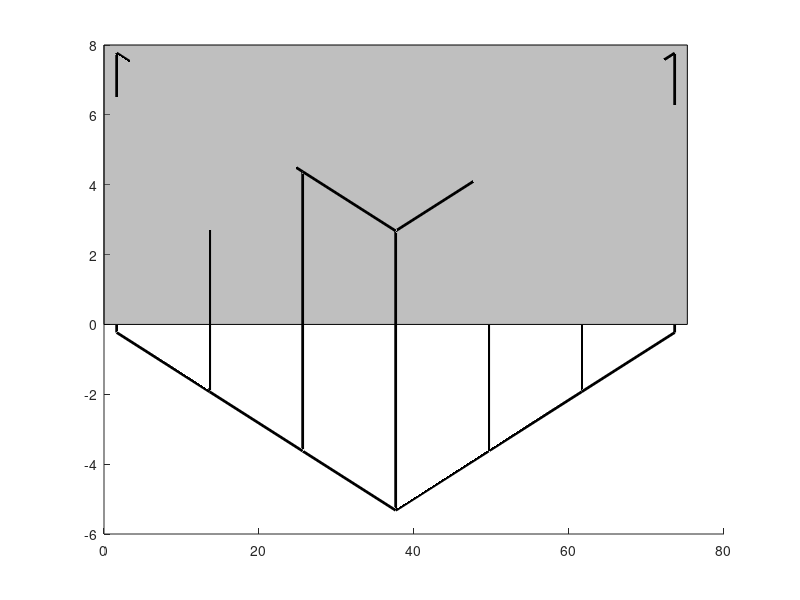

Reproduce this figure in MATLAB. (Note: this script raises an error after producing the figure.)
function fig = shapePontsMarne(plateDim, sensorsPos, sensorsDir, shape, figTitle)
%COMPLEXSHAPEPLOTDEFAULT Summary of this function goes here
%   Detailed explanation goes here

displayChannelNb = false;
horizontalInterp = 'lin'; % 'none' 'lin', 'quad';
shapeCoeff = 10;


if nargin < 4
    warning('shape mising');
    
    L = 74 + 2*(0.51+0.125);
    l = 8 + 2*0;
    D = 12;
    plateDim = [L, l];
    sensorsPos = [L/2-2*D, 0;L/2-1*D, 0;L/2, 0;L/2+1*D, 0;L/2+2*D, 0;L/2+3*D, 0;L/2-3*D, l;L/2-2*D, l;L/2-1*D, l;L/2, l;L/2+1*D, l;L/2+2*D, l;L/2+3*D, l;L/2-3*D, 0;L/2, 0];
    sensorsDir = [0, 0, 1;0, 0, 1;0, 0, 1;0, 0, 1;0, 0, 1;0, 0, 1;0, 0, 1;0, 0, 1;0, 0, 1;0, 0, 1;0, 0, 1;0, 0, 1;0, 0, 1;0, 0, 1;0, 1, 0];
    shape = randn(1, 15);
    shape = shape / norm(shape);
end

if nargin < 5
    figTitle = '';
end

if any(~isreal(shape))
    error(' ');
end


if length(shape) ~= size(sensorsPos, 1)
    warning(sprintf('Mode shape dimensions: %u (%u expected)', [length(shape), size(sensorsPos, 1)]));
end

if size(shape, 1) == 1
    shape = shape.';
end


shape = shapeCoeff*shape;
shape = 0.15 * max(plateDim)/(max(shape) - min(shape)) * shape;


%% mise en forme surface

indSensVert = sensorsDir(:, 3) == 1; % capteurs verticaux
indSensHor = find(sensorsDir(:, 2) == 1); % capteur horizontal

indSensLeft = find(indSensVert & sensorsPos(:, 2) <= mean(sensorsPos(indSensVert, 2))); % capteurs verticaux amont
indSensRight = find(indSensVert & sensorsPos(:, 2) > mean(sensorsPos(indSensVert, 2))); % capteurs verticaux aval

[~, I] = sort(sensorsPos(indSensLeft, 1)); % tri croissant
% sensorsPos(indSensLeft, 1) = sensorsPos(indSensLeft(I), 1);
indSensLeft = indSensLeft(I);
[~, I] = sort(sensorsPos(indSensRight, 1)); % tri croissant
% sensorsPos(indSensRight, 1) = sensorsPos(indSensRight(I), 1);
indSensRight = indSensRight(I);

posSensX = [sensorsPos(indSensLeft, 1), sensorsPos(indSensRight, 1)];
posSensY = [sensorsPos(indSensLeft, 2), sensorsPos(indSensRight, 2)];

%% interpolation deplacement horizontal

switch horizontalInterp
    case 'none'
        horInterpFunc = @(X) zeros(size(X));
    case 'lin'
        L = plateDim(1);
        x0 = sensorsPos(indSensHor, 1);
        y0 = shape(indSensHor);
        horInterpFunc = @(X) y0/x0 * X .* (X<=x0) - y0/(L-x0) * (X-L) .* (X>x0);
    case 'quad'
        L = plateDim(1);
        x0 = sensorsPos(indSensHor, 1);
        y0 = shape(indSensHor);
        coeffA = y0/(x0^2-L*x0);
        coeffB = -L*coeffA;
        horInterpFunc = @(X) coeffA*X.^2 + coeffB*X;
end

%% calcul surface

posSensZ = [shape(indSensLeft), shape(indSensRight)];

posSensY = posSensY + horInterpFunc(posSensX);


%% plot
n = length(shape);

fig = figure('Name', figTitle);
set(fig, 'Position', get(fig, 'Position') .* [1 1 1.2 0.9]);
ax = axes(fig);
hold(ax, 'on');
% legend(ax, 'AutoUpdate' ,'off');

% plate
Xplate = [0, 0; plateDim(1), plateDim(1)];
Yplate = [0, plateDim(2); 0, plateDim(2)];
Zplate = zeros(2);

surf(ax, Xplate, Yplate, Zplate, 'EdgeColor', 'black', 'FaceColor', 0.5*[1 1 1], 'FaceAlpha', 0.5);


% dof
surf(ax, posSensX, posSensY, posSensZ, 'EdgeColor', 'black', 'FaceColor', 0.5*[1 1 1],...
    'FaceAlpha', 0., 'FaceLighting', 'gouraud', 'LineWidth', 2);


% dof
for k = 1:n
    X = sensorsPos(k, 1) * [1 1];
    Y = sensorsPos(k, 2) * [1 1];
    Z = [0 0];
    X = X + shape(k) * [0, sensorsDir(k, 1)];
    Y = Y + shape(k) * [0, sensorsDir(k, 2)];
    Z = Z + shape(k) * [0, sensorsDir(k, 3)];
    
    dofColor = 0.8 * [1 0 0];
    
    mArrow3(ax, [X(1), Y(1), Z(1)], [X(2), Y(2), Z(2)], 'color', dofColor, 'stemWidth', min(plateDim)/20);
    
    if displayChannelNb
        %text(ax, X(2), Y(2), Z(2) + 0.1*sign(shape(k))*max(abs(shape)), ['', num2str(k)]);
        text(ax, X(1), Y(1), Z(1), [' ch', num2str(k)]);
    end
end


% legendNames = {};
% for k = 1:length(shape)
%     legendNames{end+1} = ['dof', num2str(k)];
% end
% 
% legend(ax, legendNames);



view(ax, -30, 20);

daspect(ax, [1 1 1]);
set(ax, 'PositionConstraint', 'innerposition');
set(ax, 'XLim', [0, plateDim(1)]);
set(ax, 'YLim', [0, plateDim(2)]);
set(ax, 'ZLim', max(plateDim)*0.2*[-1 1]);
set(ax, 'Clipping', 'off');
% pbaspect(ax, [plateDim, 0.3*max(plateDim)]);
set(ax,'visible','off');
set(ax, 'InnerPosition', [0.02 0.02 0.96 0.96]);

% lightangle(ax, -70, 40);
% lighting gouraud

end
